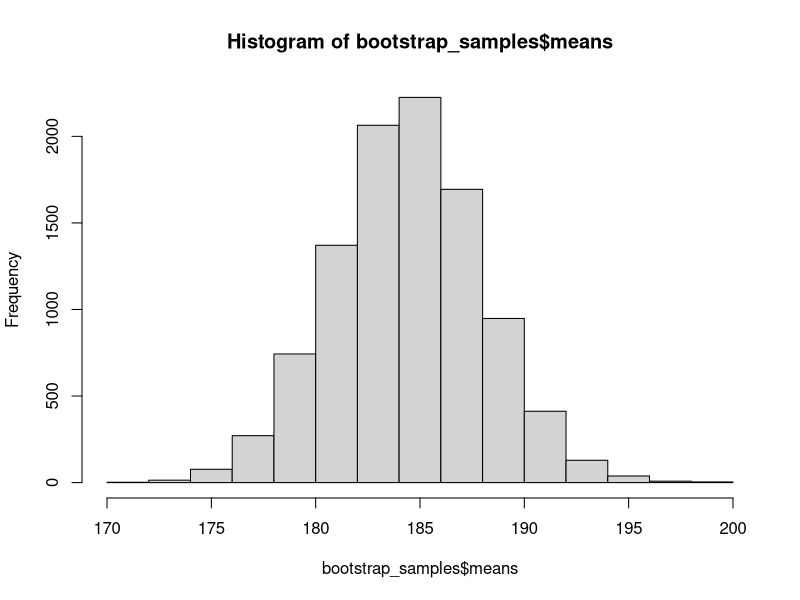
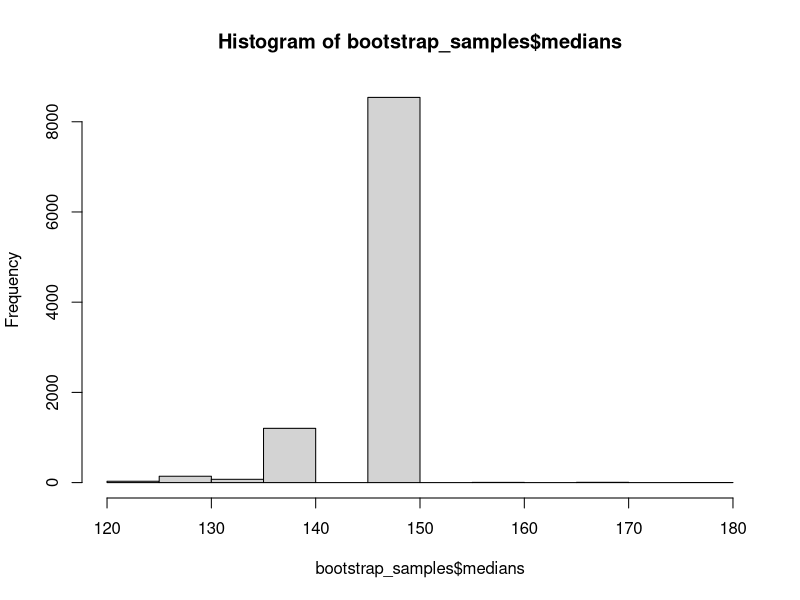
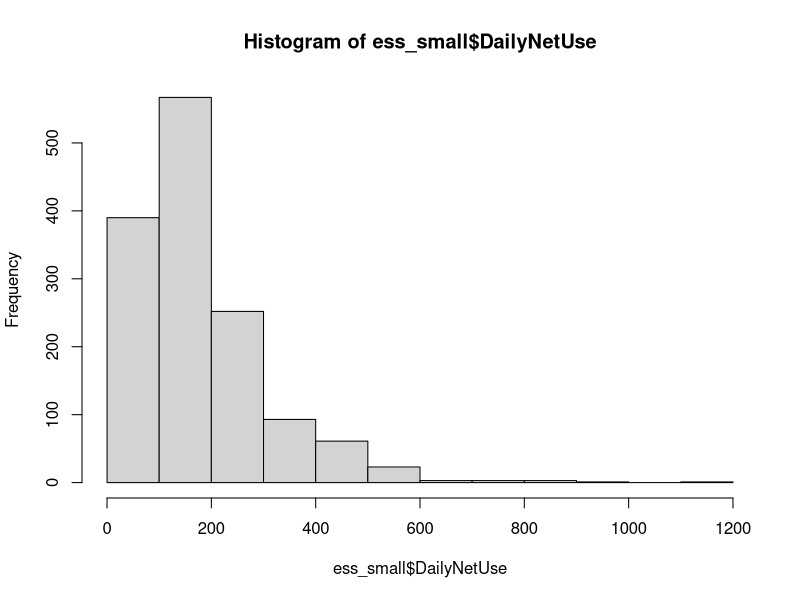
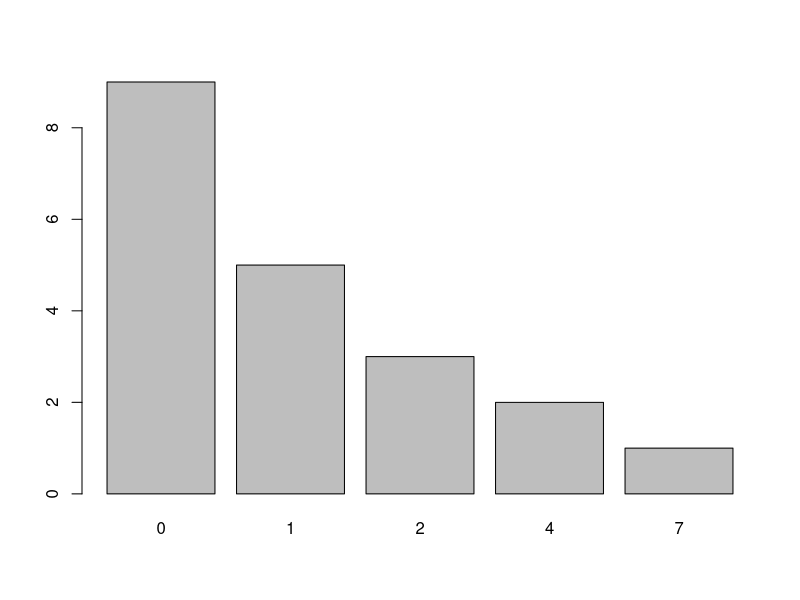
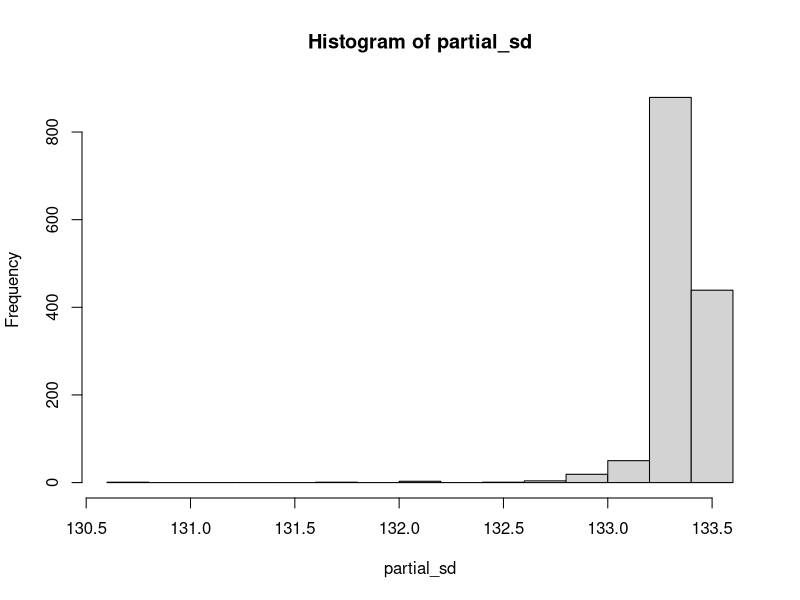

R code for these plots, in order:
## ---- chunk 1
knitr::opts_chunk$set(echo = TRUE)
## ---- chunk 2
ess <- readxl::read_excel("ess_hun_2024.xlsx")
ess_small <- ess[!is.na(ess$DailyNetUse),c("idno", "DailyNetUse")]

n <- nrow(ess_small) # this way we do not consider the empty rows

corr_std <- sd(ess_small$DailyNetUse)

SE_formula <- corr_std / sqrt(n)
SE_formula
## ---- chunk 3
set.seed(1992)
bootstrap_samples <- replicate(10000, sample(ess_small$DailyNetUse, size=n, replace = TRUE))
bootstrap_samples <- as.data.frame(t(bootstrap_samples))

rownames(bootstrap_samples) <- paste0("Sample",1:10000)
colnames(bootstrap_samples) <- paste0("Element",1:n)

head(bootstrap_samples)
## ---- chunk 4
bootstrap_samples$means <- apply(bootstrap_samples[,1:n], 1, mean)
head(bootstrap_samples[,(n-1):ncol(bootstrap_samples)]) # look at the last 3 columns
## ---- chunk 5
uncorr_sd <- function(x) {
  return(sqrt(mean((x-mean(x))^2)))
}

SE_bootstrap <- uncorr_sd(bootstrap_samples$means)
SE_bootstrap
## ---- chunk 6
c(SE_formula, SE_bootstrap)
## ---- chunk 7
sample_median <- median(ess_small$DailyNetUse)
sample_median

bootstrap_samples$medians <- apply(bootstrap_samples[,1:n], 1, median)
SE_median <- uncorr_sd(bootstrap_samples$medians)
SE_median
## ---- chunk 8
alpha <- 0.05
quantile(bootstrap_samples$medians, probs = c(alpha/2, 1-alpha/2))
## ---- chunk 9
hist(bootstrap_samples$means)
hist(bootstrap_samples$medians)
## ---- chunk 10
c(mean(ess_small$DailyNetUse) - SE_formula * qnorm(1-alpha/2),
  mean(ess_small$DailyNetUse) + SE_formula * qnorm(1-alpha/2)) # Mean CI with classic formula

quantile(bootstrap_samples$means, probs = c(alpha/2, 1-alpha/2)) # Boostrap version
## ---- chunk 11
library(boot)
## ---- chunk 12
bootMedian <- function(data, indices) median(data[indices])

set.seed(1992)
boot_result <- boot(ess_small$DailyNetUse, bootMedian, R=10000)
boot_result
## ---- chunk 13
boot.ci(boot_result, conf = 0.95, type = "perc")
## ---- chunk 14
s <- sd(ess_small$DailyNetUse) # get corrected sample standard deviation
s

# Get the confidence interval
n <- nrow(ess_small)
alpha <- 1-0.97

chisq_low <- qchisq(alpha/2, df = (n-1))
chisq_upp <- qchisq(1-alpha/2, df = (n-1))

common_numerator = (n-1)*(s^2)

c(sqrt(common_numerator/chisq_upp), sqrt(common_numerator/chisq_low))
## ---- chunk 15
hist(ess_small$DailyNetUse)
## ---- chunk 16
boot_sd <- function(data, indices) sd(data[indices])

set.seed(1992)
boot_sd_result <- boot(ess_small$DailyNetUse, boot_sd, R = 10000)
boot.ci(boot_sd_result, conf = 0.97, type = "perc")
## ---- chunk 17
villas <- readxl::read_excel("Hatvanpuszta.xlsx")
head(villas) # see the first 6 rows
## ---- chunk 18
quantile(villas$DamageNumber, probs = 0.99)
## ---- chunk 19
barplot(table(villas$DamageNumber))
## ---- chunk 20
P99_boot <- function(data, indices) quantile(data[indices], prob=0.99)

set.seed(1992)
boot_P99_result <- boot(villas$DamageNumber, P99_boot, R = 10000)
boot.ci(boot_P99_result, conf = 0.97, type = "perc")
## ---- chunk 21
c(mean(villas$DamageNumber), sd(villas$DamageNumber)^2)
## ---- chunk 22
neg_log_likelihood_nbinom <- function(theta_nbinom){
  log_lik_observations <- log(dnbinom(x = villas$DamageNumber,
                                     size = theta_nbinom[1],
                                     prob = theta_nbinom[2]))
  return(-sum(log_lik_observations))
}

nbinom_mle <- optim(c(8, 0.1), neg_log_likelihood_nbinom)
nbinom_mle$par # the estimated parameter values
## ---- chunk 23
set.seed(1992)
bootstrap_samples <- replicate(10000, rnbinom(n=length(villas),
                                              size = nbinom_mle$par[1],
                                              prob = nbinom_mle$par[2]))
bootstrap_samples <- as.data.frame(t(bootstrap_samples))

bootstrap_samples$P99 <- apply(bootstrap_samples[,1:length(villas)], 1,
                               function(x) quantile(x, prob=0.99))

alpha <- 1-0.97
quantile(bootstrap_samples$P99, probs = c(alpha/2, 1-alpha/2))
## ---- chunk 24
sample_size <- nrow(ess_small)
partial_sd <- rep(NA, sample_size) # an empty vector with sample size number of elements to store the partial sd values

for (i in 1:sample_size) {
  partial_sd[i] <- sd(ess_small$DailyNetUse[-i])
}

hist(partial_sd)
## ---- chunk 25
full_sample_sd <- sd(ess_small$DailyNetUse)
pseudos <- (sample_size * full_sample_sd) - ((sample_size-1) * partial_sd)
jack_sd <- mean(pseudos)
jack_sd
## ---- chunk 26
jack_se <- sd(pseudos)/sqrt(sample_size)
alpha <- 1-0.97
length_of_CI <- qt(1-alpha/2, df=sample_size-1) * jack_se

c(jack_sd - length_of_CI,
  jack_sd + length_of_CI)
## ---- chunk 27
jknife <- function(data, statistic, conf=0.95) {
  sample_size <- length(data) # data is assumed to be a vector, i.e. column of a data frame
  partials <- rep(NA, sample_size)
  
  for (i in 1:sample_size) {
    partials[i] <- statistic(data[-i])
  }
  
  full_sample_stat <- statistic(ess_small$DailyNetUse)
  pseudos <- (sample_size * full_sample_stat) - ((sample_size-1) * partials)
  jack_estimate <- mean(pseudos)
  
  jack_se <- sd(pseudos)/sqrt(sample_size)
  alpha <- 1-conf
  length_of_CI <- qt(1-alpha/2, df=sample_size-1) * jack_se
  
  CI <- c(jack_estimate - length_of_CI,
          jack_estimate + length_of_CI)
  
  return(list(est=jack_estimate,
              se=jack_se,
              ci=CI,
              pseudos=pseudos,
              partials=partials))
}

jack_result_sd <- jknife(ess_small$DailyNetUse, sd, 0.97) # testing the custom function
jack_result_sd$ci # see the confidence interval from the returned list
## ---- chunk 28
jack_result_median <- jknife(ess_small$DailyNetUse, median, 0.97) # testing the custom function
jack_result_median$ci
